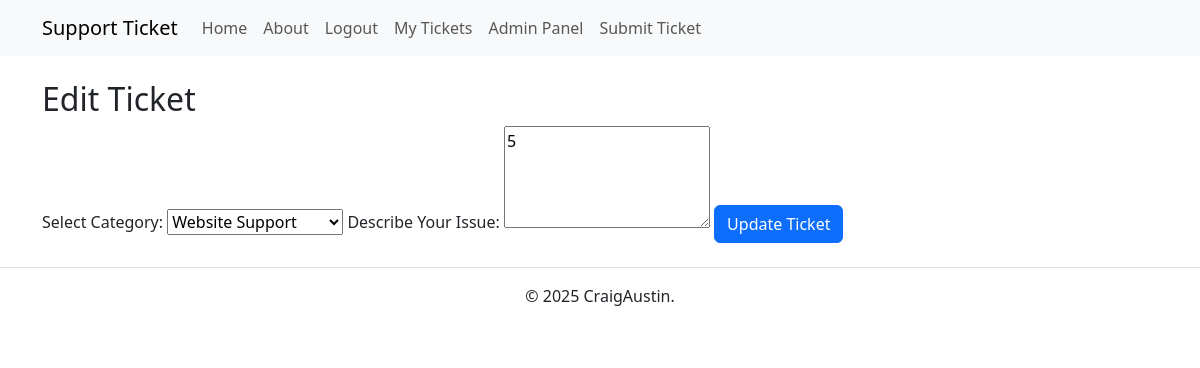
Page /edit_ticket/8 (signed in) on the earlier database version.
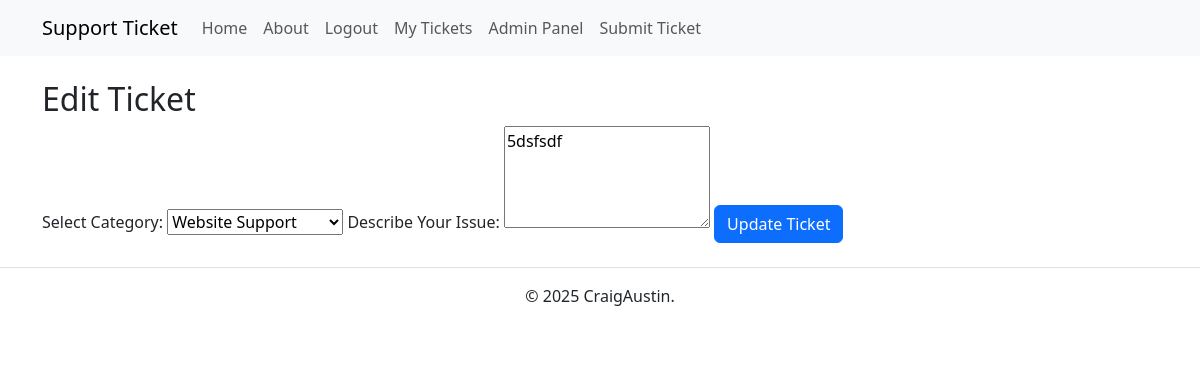
Same page on the later database version.
### app.py (models this page shows)
class Ticket(db.Model):
    id = db.Column(db.Integer, primary_key=True)
    user_id = db.Column(db.Integer, db.ForeignKey('user.id'), nullable=False)
    category = db.Column(db.String(100), nullable=False)
    description = db.Column(db.Text, nullable=False)
    status = db.Column(db.String(20), default='Submitted')
    user = db.relationship('User', backref=db.backref('tickets', lazy=True))

### app.py (the view, shortened to what this page needs)
@app.route('/edit_ticket/<int:ticket_id>', methods=['GET', 'POST'])
@login_required
def edit_ticket(ticket_id):
    ticket = Ticket.query.get_or_404(ticket_id)
    if not current_user.is_admin and ticket.user_id != current_user.id:
        flash("Access Denied. You can only edit your own tickets.", "danger")
        return redirect(url_for('view_tickets'))
    return render_template('edit_ticket.html', ticket=ticket)

### app.py (called while the page is built)
@login_manager.user_loader
def load_user(user_id):
    return User.query.get(int(user_id))

### templates/edit_ticket.html (shortened to what this page needs)
{% extends 'base.html' %}
{% block content %}
<h2>Edit Ticket</h2>
<form method="POST">
    <label for="category">Select Category:</label>
    <select name="category" required>
        <option value="Website Support" {% if ticket.category=='Website Support' %}selected{% endif %}>Website Support
        </option>
    </select>
    <label for="description">Describe Your Issue:</label>
    <textarea name="description" rows="4" required>{{ ticket.description }}</textarea>
    <button type="submit" class="btn btn-primary">Update Ticket</button>
</form>
{% endblock %}

Differences in the rows shown:
changed Ticket "Website Support": description "5" → "5dsfsdf"
